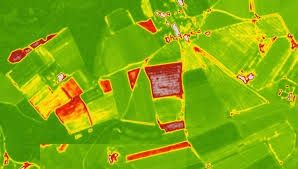
#> input picture ndviExample.jpeg, 298 x 169 px
$ python imageToFrameArrays.py
#> lines starting #> are read from the running program, lines starting #| are printed output that depends on the picture
import cv2
import numpy as np
import pandas as pd
import matplotlib.pyplot as plt

'''
Coded by @tahacolak

'''
image = cv2.imread('ndviExample.jpeg')
#> image is the input picture: shape (169, 298, 3); mean B, G, R 8.6, 170.9, 128.3

# Simulate NIR and RED channels (as before)
nir_channel = image[:, :, 2].astype(float)  # Near InfraRed Channel
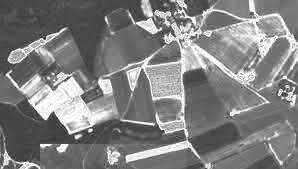
#> nir_channel: shape (169, 298) float64; min 24, max 255, mean 128.3
red_channel = image[:, :, 0].astype(float)  # Red Channel
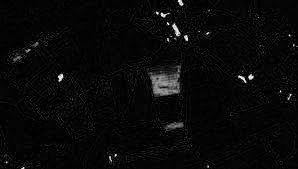
#> red_channel: shape (169, 298) float64; min 0, max 255, mean 8.6

# Calculate NDVI via Formula
ndvi = (nir_channel - red_channel) / (nir_channel + red_channel + 1e-10)  # added 1e+10 to dividing correctly (0 cannot be denominator)
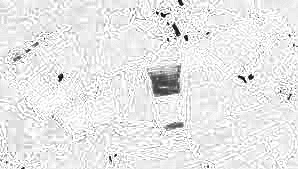
#> ndvi: shape (169, 298) float64; min -0.153, max 1, mean 0.895; drawn with min black and max white


# Normalize NDVI for visualization
ndvi_normalized = cv2.normalize(ndvi, None, 0, 1, cv2.NORM_MINMAX)

# Flatten the NDVI array and create a DataFrame
ndvi_flat = ndvi.flatten()
data_frame = pd.DataFrame({'NDVI_TahaColak': ndvi_flat})
#> data_frame = table of 50362 rows and 1 columns

# Write the NDVI data to a CSV file
csv_file = 'ndvi_data.csv'
data_frame.to_csv(csv_file, index=False)
print(f"NDVI data written to {csv_file}")

# Read back NDVI datas from the file
df_read = pd.read_csv(csv_file)
#> (reads ndvi_data.csv from the repository)
ndvi_read = df_read['NDVI_TahaColak'].values.reshape(ndvi.shape)

# Display the NDVI read from CSV to verify
plt.imshow(ndvi_read, cmap='RdYlGn')
plt.colorbar()
plt.title('NDVI (from CSV)')
plt.show()
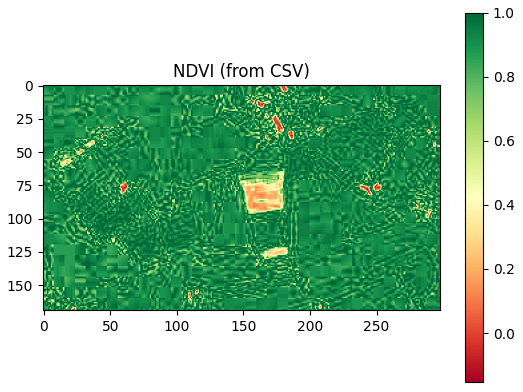
#> figure drawn by matplotlib, 2 panels
